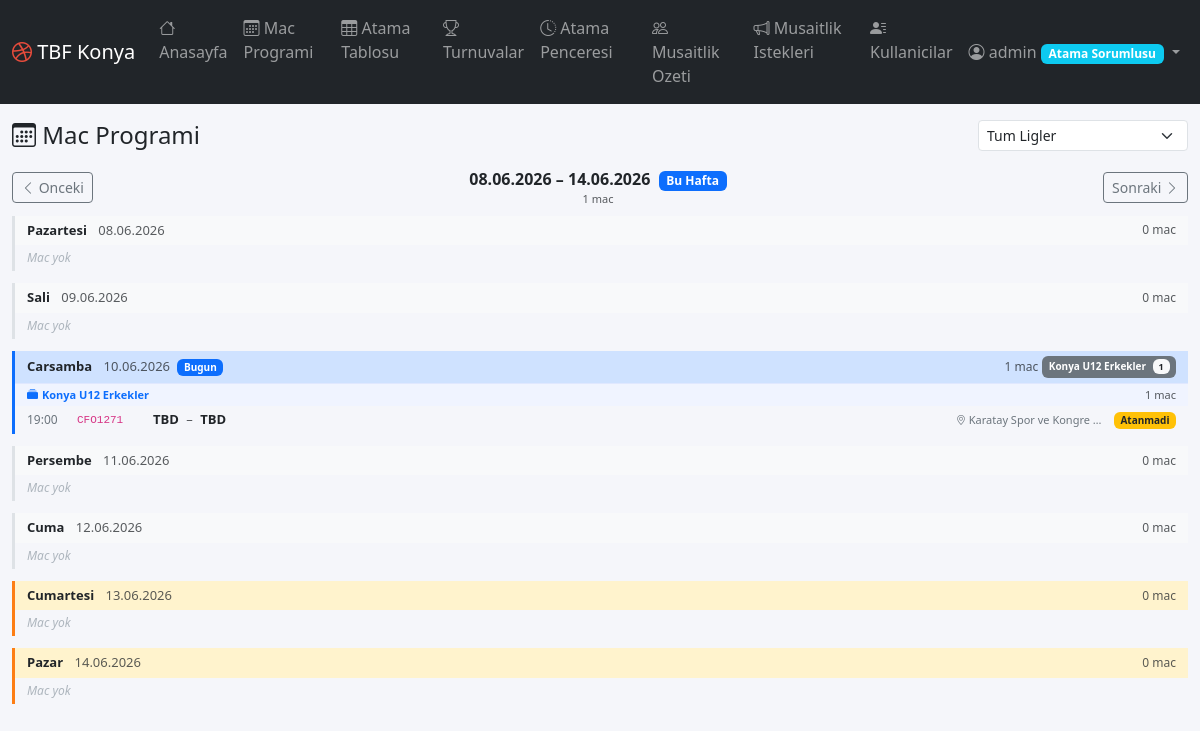
/mac-programi/ (signed in), run on the app's committed database.
### core/models.py (models this page shows, shortened)
class UserProfile(models.Model):
    ROLE_CHOICES = [
        ('hakem', 'Hakem'),
        ('masa_gorevlisi', 'Masa Gorevlisi'),
        ('gozlemci', 'Gozlemci'),
        ('atama_sorumlusu', 'Atama Sorumlusu'),
        ('il_temsilcisi', 'Il Temsilcisi'),
    ]
    CLASSIFICATION_CHOICES = [
        ('A', 'A Klasman'),
        ('B', 'B Klasman'),
        ('C', 'C Klasman'),
        ('il', 'Il Hakemi'),
        ('aday', 'Aday Hakem'),
        ('', 'Belirsiz'),
    ]
    CLASSIFICATION_ORDER = {'A': 0, 'B': 1, 'C': 2, 'il': 3, 'aday': 4, '': 5}
    user = models.OneToOneField(User, on_delete=models.CASCADE, related_name='profile')
    role = models.CharField(max_length=20, choices=ROLE_CHOICES)
    phone = models.CharField(max_length=20, blank=True)
    is_active_official = models.BooleanField(default=True)
    classification = models.CharField(
        max_length=10, blank=True, choices=CLASSIFICATION_CHOICES,
        verbose_name='Klasman', help_text='Sadece hakemler icin gecerlidir'
    )
    class Meta:
        verbose_name = 'Kullanici Profili'
        verbose_name_plural = 'Kullanici Profilleri'

class League(models.Model):
    CATEGORY_CHOICES = [
        ('a_ligi', 'A Ligi'),
        ('b_ligi', 'B Ligi'),
        ('gencler', 'Gencler'),
        ('kucukler', 'Kucukler'),
        ('diger', 'Diger'),
    ]
    tbf_id = models.IntegerField(unique=True, help_text='TBF faaliyetId')
    name = models.CharField(max_length=200)
    age_group = models.CharField(max_length=50)
    gender = models.CharField(max_length=20)
    season = models.CharField(max_length=20, default='2025-2026')
    season_id = models.IntegerField(null=True, blank=True)
    is_active = models.BooleanField(default=True)
    category = models.CharField(
        max_length=20, choices=CATEGORY_CHOICES, default='diger',
        verbose_name='Kategori',
        help_text='A Ligi, B Ligi gibi kategoriler icin kullanilir',
    )
    class Meta:
        verbose_name = 'Lig'
        verbose_name_plural = 'Ligler'
        ordering = ['name']

class Match(models.Model):
    tbf_match_id = models.IntegerField(unique=True, null=True, blank=True)
    match_code = models.CharField(max_length=20, blank=True)
    league = models.ForeignKey(
        League, on_delete=models.SET_NULL, null=True, blank=True, related_name='matches',
    )
    tournament = models.ForeignKey(
        'Tournament', on_delete=models.SET_NULL, null=True, blank=True,
        related_name='matches', verbose_name='Turnuva',
    )
    home_team_name = models.CharField(max_length=200)
    away_team_name = models.CharField(max_length=200)
    home_team = models.ForeignKey(Team, on_delete=models.SET_NULL, null=True, blank=True, related_name='home_matches')
    away_team = models.ForeignKey(Team, on_delete=models.SET_NULL, null=True, blank=True, related_name='away_matches')
    venue = models.ForeignKey(Venue, on_delete=models.SET_NULL, null=True, blank=True)
    date = models.DateField()
    time = models.TimeField()
    week = models.CharField(max_length=50, blank=True)
    round_info = models.CharField(max_length=100, blank=True, help_text='Yari Final, Final vb.')
    home_score = models.IntegerField(null=True, blank=True)
    away_score = models.IntegerField(null=True, blank=True)
    is_played = models.BooleanField(default=False)
    match_status_id = models.IntegerField(null=True, blank=True)
    class Meta:
        verbose_name = 'Mac'
        verbose_name_plural = 'Maclar'
        ordering = ['date', 'time']
    @property
    def competition_name(self):
        if self.tournament_id:
            return self.tournament.name if self.tournament else ''
        return self.league.name if self.league_id and self.league else ''
    @property
    def is_tournament_match(self):
        return self.tournament_id is not None

class Venue(models.Model):
    name = models.CharField(max_length=200, unique=True)
    class Meta:
        verbose_name = 'Salon'
        verbose_name_plural = 'Salonlar'
        ordering = ['name']

### core/views.py (the view)
# urls.py: path('mac-programi/', views.match_schedule, name='match_schedule'),
@login_required
def match_schedule(request):
    profile = _get_profile(request)
    from collections import defaultdict
    today = date.today()
    week_offset = int(request.GET.get('week', 0))
    week_start = today - timedelta(days=today.weekday()) + timedelta(weeks=week_offset)
    week_end = week_start + timedelta(days=6)
    league_filter = request.GET.get('league', '')
    qs = Match.objects.filter(
        date__range=(week_start, week_end)
    ).select_related('league', 'tournament', 'venue', 'assignment',
                     'assignment__head_referee__user',
                     'assignment__assistant_referee__user').order_by('date', 'time')
    if league_filter:
        qs = qs.filter(league_id=league_filter)
    my_match_ids = set()
    if _is_official(profile):
        my_q = _get_my_q_filter(profile)
        my_match_ids = set(Match.objects.filter(my_q).values_list('id', flat=True))
    days_dict = defaultdict(list)
    for m in qs:
        days_dict[m.date].append(m)
    weeks_data = []
    current = week_start
    while current <= week_end:
        weeks_data.append({
            'date': current,
            'day_name': _turkish_day(current),
            'matches': days_dict.get(current, []),
            'is_today': current == today,
            'is_weekend': current.weekday() >= 5,
        })
        current += timedelta(days=1)
    leagues = League.objects.all().order_by('name')
    context = {
        'profile': profile,
        'weeks_data': weeks_data,
        'my_match_ids': my_match_ids,
        'week_start': week_start,
        'week_end': week_end,
        'week_offset': week_offset,
        'prev_week': week_offset - 1,
        'next_week': week_offset + 1,
        'leagues': leagues,
        'league_filter': league_filter,
        'total_week': qs.count(),
    }
    return render(request, 'core/match_schedule.html', context)

### core/views.py (called while the page is built)
def _get_profile(request):
    profile = getattr(request.user, 'profile', None)
    if not profile:
        profile = UserProfile.objects.create(user=request.user, role='hakem')
    return profile

def _is_official(profile):
    return profile.role in ('hakem', 'masa_gorevlisi', 'gozlemci')

def _turkish_day(d):
    days = {
        0: 'Pazartesi', 1: 'Sali', 2: 'Carsamba',
        3: 'Persembe', 4: 'Cuma', 5: 'Cumartesi', 6: 'Pazar',
    }
    return days.get(d.weekday(), '')

### core/templates/core/match_schedule.html (shortened to what this page needs)
{% extends "base.html" %}
{% block content %}
<div class="d-flex justify-content-between align-items-center mb-3">
  <h4 class="mb-0"><i class="bi bi-calendar3"></i> Mac Programi</h4>
  <select id="league-filter" class="form-select form-select-sm" style="width:210px;" onchange="applyLeagueFilter()">
    <option value="">Tum Ligler</option>
  </select>
</div>
<div class="d-flex justify-content-between align-items-center mb-2">
  <a href="?week={{ prev_week }}{% if league_filter %}&league={{ league_filter }}{% endif %}" class="btn btn-outline-secondary btn-sm">
    <i class="bi bi-chevron-left"></i> Onceki
  </a>
  <div class="text-center">
    <strong>{{ week_start|date:"d.m.Y" }} – {{ week_end|date:"d.m.Y" }}</strong>
    {% if week_offset == 0 %}<span class="badge bg-primary ms-1">Bu Hafta</span>{% endif %}
    <div class="text-muted" style="font-size:11px;">{{ total_week }} mac</div>
  </div>
  <a href="?week={{ next_week }}{% if league_filter %}&league={{ league_filter }}{% endif %}" class="btn btn-outline-secondary btn-sm">
    Sonraki <i class="bi bi-chevron-right"></i>
  </a>
</div>
{% for day in weeks_data %}
<div class="day-block {% if day.is_today %}today{% elif day.is_weekend %}weekend{% endif %}">
  <div class="day-header {% if day.is_today %}today{% elif day.is_weekend %}weekend{% endif %}">
    <span>
      <strong>{{ day.day_name }}</strong>
      <span class="text-muted ms-2 fw-normal">{{ day.date|date:"d.m.Y" }}</span>
      {% if day.is_today %}<span class="badge bg-primary ms-1" style="font-size:10px;">Bugun</span>{% endif %}
    </span>
    <span class="d-flex align-items-center gap-1 flex-wrap">
      <span class="text-muted fw-normal" style="font-size:12px;">{{ day.matches|length }} mac</span>
      {% regroup day.matches by competition_name as comp_groups %}
      {% for cg in comp_groups %}
      <span class="badge bg-secondary" style="font-size:10px;" title="{{ cg.grouper }}">
        {{ cg.grouper|truncatechars:18 }}
        <span class="badge bg-light text-dark ms-1" style="font-size:9px;">{{ cg.list|length }}</span>
      </span>
      {% endfor %}
    </span>
  </div>
  {% if day.matches %}
  {% regroup day.matches by competition_name as comp_groups %}
  {% for cg in comp_groups %}
  <div class="league-subheader {% if cg.list.0.is_tournament_match %}tournament{% endif %}">
    <span>
      {% if cg.list.0.is_tournament_match %}
        <i class="bi bi-trophy-fill me-1"></i>{{ cg.grouper }}
      {% else %}
        <i class="bi bi-collection-fill me-1"></i>{{ cg.grouper }}
      {% endif %}
    </span>
    <span class="fw-normal text-muted">{{ cg.list|length }} mac</span>
  </div>
  {% for match in cg.list %}
  <div class="match-row {% if match.id in my_match_ids %}my-match{% endif %}">
    <span class="match-time">{{ match.time|time:"H:i" }}</span>
    <span class="match-code"><code style="font-size:11px;">{{ match.match_code }}</code></span>
    <span class="match-teams">
      <strong>{{ match.home_team_name|default:"TBD" }}</strong>
      <span class="text-muted mx-1">–</span>
      <strong>{{ match.away_team_name|default:"TBD" }}</strong>
    </span>
    <span class="match-venue"><i class="bi bi-geo-alt" style="font-size:10px;"></i> {{ match.venue.name|default:"-" }}</span>
    <span class="match-officials">
      {% if match.assignment %}
        {% if match.assignment.head_referee %}
          <span class="text-danger fw-bold">BH:</span> {{ match.assignment.head_referee.full_name }}
        {% endif %}
        {% if match.assignment.assistant_referee %}
          &nbsp;<span class="text-warning fw-bold">YH:</span> {{ match.assignment.assistant_referee.full_name }}
        {% endif %}
        {% if not match.assignment.head_referee and not match.assignment.assistant_referee %}
          <span class="badge bg-warning text-dark" style="font-size:10px;">Atama Eksik</span>
        {% endif %}
      {% else %}
        <span class="badge bg-warning text-dark" style="font-size:10px;">Atanmadi</span>
      {% endif %}
    </span>
  </div>
  {% endfor %}
  {% endfor %}
  {% else %}
  <div style="padding:4px 12px; font-size:12px; color:#adb5bd; font-style:italic;">Mac yok</div>
  {% endif %}
</div>
{% endfor %}
{% endblock %}

### core/templates/base.html (shortened to what this page needs)
{% load static %}
<!DOCTYPE html>
<html lang="tr">
<head>
    <link href="https://cdn.jsdelivr.net/npm/bootstrap@5.3.2/dist/css/bootstrap.min.css" rel="stylesheet">
    <link href="https://cdn.jsdelivr.net/npm/bootstrap-icons@1.11.1/font/bootstrap-icons.css" rel="stylesheet">
    <link href="{% static 'css/style.css' %}" rel="stylesheet">
</head>
<body>
    {% if user.is_authenticated %}
    <nav class="navbar navbar-expand-lg navbar-dark bg-dark">
        <div class="container-fluid">
            <a class="navbar-brand" href="{% url 'core:dashboard' %}">
                <i class="bi bi-dribbble"></i> TBF Konya
            </a>
            <div class="collapse navbar-collapse" id="navbarNav">
                <ul class="navbar-nav me-auto">
                    <li class="nav-item">
                        <a class="nav-link" href="{% url 'core:dashboard' %}">
                            <i class="bi bi-house"></i> Anasayfa
                        </a>
                    </li>
                    <li class="nav-item">
                        <a class="nav-link" href="{% url 'core:match_schedule' %}">
                            <i class="bi bi-calendar3"></i> Mac Programi
                        </a>
                    </li>
                    {% if user.profile.role == 'atama_sorumlusu' or user.profile.role == 'il_temsilcisi' %}
                    <li class="nav-item">
                        <a class="nav-link" href="{% url 'core:assignment_sheet' %}">
                            <i class="bi bi-table"></i> Atama Tablosu
                        </a>
                    </li>
                    <li class="nav-item">
                        <a class="nav-link" href="{% url 'core:tournament_list' %}">
                            <i class="bi bi-trophy"></i> Turnuvalar
                        </a>
                    </li>
                    <li class="nav-item">
                        <a class="nav-link" href="{% url 'core:assignment_window_list' %}">
                            <i class="bi bi-clock-history"></i> Atama Penceresi
                        </a>
                    </li>
                    <li class="nav-item">
                        <a class="nav-link" href="{% url 'core:availability_summary' %}">
                            <i class="bi bi-people"></i> Musaitlik Ozeti
                        </a>
                    </li>
                    <li class="nav-item">
                        <a class="nav-link" href="{% url 'core:availability_request_list' %}">
                            <i class="bi bi-megaphone"></i> Musaitlik Istekleri
                        </a>
                    </li>
                    <li class="nav-item">
                        <a class="nav-link" href="{% url 'core:user_list' %}">
                            <i class="bi bi-person-lines-fill"></i> Kullanicilar
                        </a>
                    </li>
                    {% endif %}
                </ul>
                <ul class="navbar-nav">
                    <li class="nav-item dropdown">
                        <a class="nav-link dropdown-toggle" href="#" data-bs-toggle="dropdown">
                            <i class="bi bi-person-circle"></i>
                            {{ user.get_full_name|default:user.username }}
                            <span class="badge bg-info">{{ user.profile.get_role_display }}</span>
                        </a>
                    </li>
                </ul>
            </div>
        </div>
    </nav>
    {% endif %}
    <main class="{% block main_class %}container-fluid mt-3{% endblock %}">
        {% block content %}{% endblock %}
    </main>
</body>
</html>

### core/static/css/style.css (style rules this page uses)
body { font-family: 'Segoe UI', Tahoma, Geneva, Verdana, sans-serif; background: #f5f6fa; }
.navbar-brand i { color: #e74c3c; }

### core/templates/core/match_schedule.html (style rules this page uses)
.day-block { border-left: 3px solid #dee2e6; margin-bottom: 12px; border-radius: 0 4px 4px 0; }
.day-block.today { border-left-color: #0d6efd; }
.day-block.weekend { border-left-color: #fd7e14; }
.day-header { padding: 5px 12px; font-size:13px; font-weight:600; display:flex; justify-content:space-between; align-items:center; flex-wrap:wrap; gap:4px; background:#f8f9fa; }
.day-header.today { background:#cfe2ff; }
.day-header.weekend { background:#fff3cd; }
.league-subheader { background:#f0f4ff; padding:3px 12px; font-size:11px; font-weight:700; color:#0d6efd; border-top:1px solid #e0e8ff; display:flex; justify-content:space-between; }
.match-row { display:flex; align-items:center; gap:8px; padding:4px 12px; border-bottom:1px solid #f0f0f0; font-size:13px; flex-wrap:wrap; }
.match-row:last-child { border-bottom:none; }
.match-time { min-width:42px; color:#6c757d; font-size:12px; }
.match-code { min-width:68px; font-size:11px; }
.match-teams { flex:1; font-weight:500; min-width:180px; }
.match-venue { min-width:130px; max-width:150px; overflow:hidden; text-overflow:ellipsis; white-space:nowrap; font-size:11px; color:#6c757d; }
.match-officials { font-size:11px; color:#6c757d; }

### data on the page
League: grouper "Konya U12 Erkekler", grouper "Konya U12 Erkekler"
Match: time "19:00", match_code "CFO1271", home_team_name "TBD", away_team_name "TBD", venue.name "Karatay Spor ve Kongre…"

### other printed values
{{ user.get_full_name|default:user.username }} "admin"
{{ user.profile.get_role_display }} "Atama Sorumlusu"
{{ week_start|date:"d.m.Y" }} "08.06.2026"
{{ week_end|date:"d.m.Y" }} "14.06.2026"
{{ total_week }} "1"
{{ day.day_name }} "Pazartesi" "Sali" "Carsamba" "Persembe" "Cuma" "Cumartesi" "Pazar"
{{ day.date|date:"d.m.Y" }} "08.06.2026" "09.06.2026" "10.06.2026" "11.06.2026" "12.06.2026" "13.06.2026" "14.06.2026"
{{ day.matches|length }} "0" "0" "1" "0" "0" "0" "0"
{{ cg.list|length }} "1"
